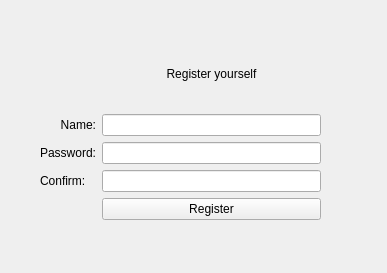
<?xml version="1.0" encoding="UTF-8"?>
<ui version="4.0">
 <class>Reg_Window</class>
 <widget class="QWidget" name="Reg_Window">
  <property name="geometry">
   <rect>
    <x>0</x>
    <y>0</y>
    <width>387</width>
    <height>273</height>
   </rect>
  </property>
  <property name="windowTitle">
   <string>Form</string>
  </property>
  <widget class="QWidget" name="gridLayoutWidget">
   <property name="geometry">
    <rect>
     <x>40</x>
     <y>40</y>
     <width>281</width>
     <height>180</height>
    </rect>
   </property>
   <layout class="QGridLayout" name="gridLayout">
    <item row="2" column="0">
     <widget class="QLabel" name="labelPassword">
      <property name="text">
       <string>Password:</string>
      </property>
      <property name="alignment">
       <set>Qt::AlignRight|Qt::AlignTrailing|Qt::AlignVCenter</set>
      </property>
     </widget>
    </item>
    <item row="1" column="0">
     <widget class="QLabel" name="labelName">
      <property name="text">
       <string>Name:</string>
      </property>
      <property name="alignment">
       <set>Qt::AlignRight|Qt::AlignTrailing|Qt::AlignVCenter</set>
      </property>
     </widget>
    </item>
    <item row="2" column="1">
     <widget class="QLineEdit" name="passEdit"/>
    </item>
    <item row="1" column="1">
     <widget class="QLineEdit" name="nameEdit"/>
    </item>
    <item row="0" column="1">
     <widget class="QLabel" name="label_Welcome">
      <property name="text">
       <string>Register yourself</string>
      </property>
      <property name="alignment">
       <set>Qt::AlignCenter</set>
      </property>
     </widget>
    </item>
    <item row="4" column="1">
     <widget class="QPushButton" name="registerPushButton">
      <property name="text">
       <string>Register</string>
      </property>
     </widget>
    </item>
    <item row="3" column="0">
     <widget class="QLabel" name="labelConfirm">
      <property name="text">
       <string>Confirm:</string>
      </property>
     </widget>
    </item>
    <item row="3" column="1">
     <widget class="QLineEdit" name="confirmEdit"/>
    </item>
   </layout>
  </widget>
 </widget>
 <tabstops>
  <tabstop>nameEdit</tabstop>
  <tabstop>passEdit</tabstop>
  <tabstop>confirmEdit</tabstop>
  <tabstop>registerPushButton</tabstop>
 </tabstops>
 <resources/>
 <connections/>
</ui>
